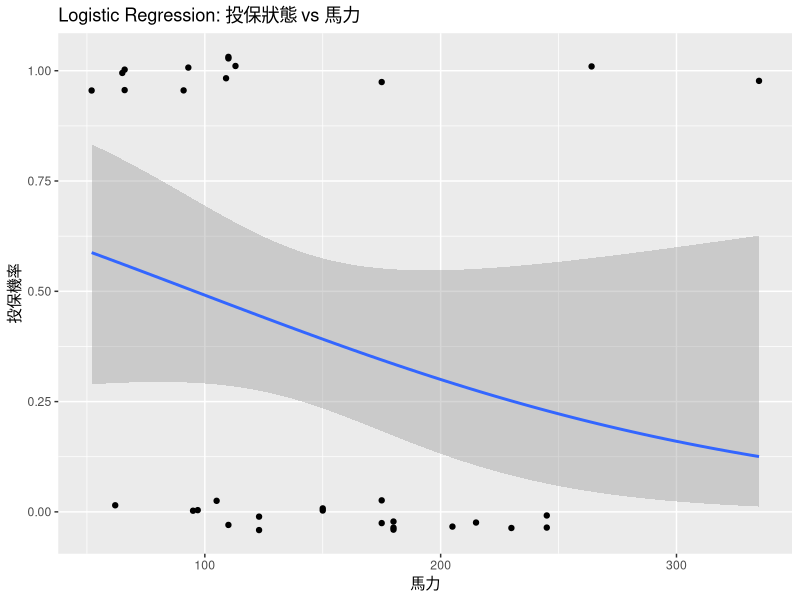

Reproduce this figure in R.
# ===============================================================
# 載入套件
# ===============================================================
library(dplyr)
library(ggplot2)
library(broom)

# ===============================================================
# 內建資料集：mtcars
# am: 變速箱 (0 = 自排, 1 = 手排)
# vs: 引擎型式 (0 = V 型, 1 = 直列)
# hp: 馬力
# wt: 車重 (1000 lbs)
# 我們假設 am=1 (手排) 的車代表「已投保」，am=0 代表「未投保」
# ===============================================================

data(mtcars)
df <- mtcars %>%
  mutate(
    Insured = ifelse(am == 1, 1, 0),             # 模擬投保狀態
    Engine  = factor(vs, labels = c("V型", "直列"))
  )

# ===============================================================
# 一、邏輯迴歸簡介
# ===============================================================
# 邏輯迴歸用於二元因變數 (0/1)，模型形式為：
# log(p / (1-p)) = β0 + β1x1 + ... + βnxn
# 其中 p 為事件 (Insured=1) 的機率
# family = "binomial" 用於指定二元 logistic regression

# ===============================================================
# 二、單變數邏輯迴歸
# ===============================================================
fit1 <- glm(Insured ~ Engine, data = df, family = "binomial")
summary(fit1)

# 係數解讀：
# (Intercept) 是基準組的 log-odds
# Engine直列 是與基準組 (V型) 相比的 log-odds 差異
# p 值檢定該係數是否顯著

# ===============================================================
# 三、多變數邏輯迴歸
# ===============================================================
fit2 <- glm(Insured ~ Engine + hp + wt, data = df, family = "binomial")
summary(fit2)

# 解讀：
# - Engine直列: 控制馬力與車重後，直列引擎 vs V 型引擎的投保機率差異
# - hp: 每增加 1 單位馬力，投保的 log-odds 改變多少
# - wt: 車重每增加 1 (1000 lbs)，投保的 log-odds 改變多少

# ===============================================================
# 四、比值比 (Odds Ratio) 與信賴區間
# ===============================================================
exp(cbind(OR = coef(fit2), confint(fit2)))

# ===============================================================
# 五、模型視覺化 (以馬力為例)
# ===============================================================
ggplot(df, aes(x = hp, y = Insured)) +
  geom_jitter(height = 0.05, width = 0) +
  stat_smooth(method = "glm", method.args = list(family = "binomial"), se = TRUE) +
  labs(title = "Logistic Regression: 投保狀態 vs 馬力",
       x = "馬力", y = "投保機率")
